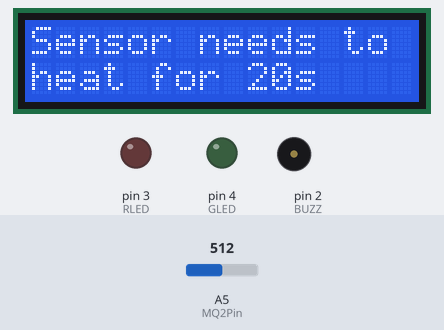
A sketch run on a simulated Arduino Uno, built with avr-gcc and run on an emulated ATmega328P. On the bench: 16×2 character LCD, output pins drawn as LEDs (lit = HIGH), buzzer (waves = sounding). Inputs (shaded band) come from the test bench; at power-on: A5 (MQ2Pin) = 512. What the sketch prints to the serial monitor is not drawn.

Above: at 0.1 s.
At 20.4 s:
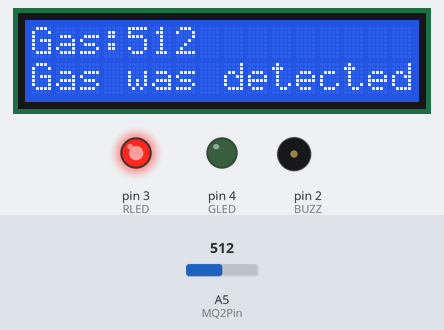
Timing chart, 0 to 130.0 s (numbered marks = the images above):
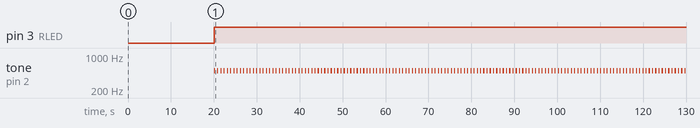

Measured:
- by itself, pin 3 (RLED): LOW → HIGH at 20.1 s
- by itself, tone on pin 2 (BUZZ): alternates 500 Hz for 0.25 s and silent for 0.51 s

The sketch:

gas_detector_IAM.ino
```cpp
#include <LiquidCrystal.h>

LiquidCrystal lcd(8, 9, 10, 11, 12, 13);
int RLED = 3;
int GLED = 4;
int BUZZ = 2;

int MQ2Pin = A5;
int MQ2Threshold = 450;
void setup() {
  pinMode(RLED, OUTPUT);
  pinMode(GLED, OUTPUT);
  pinMode(BUZZ, OUTPUT);
  pinMode(MQ2Pin, INPUT);
  Serial.begin(9600);
  lcd.begin(16,2);

  Serial.print("MQ2 sensor needs to warm up for around 20 seconds!");
  lcd.setCursor(0, 0);
  lcd.print("Sensor needs to");
  lcd.setCursor(0, 1);
  lcd.print("heat for 20s");
  delay(20000);
  lcd.clear();
}
void loop() {

  int MQ2Sensor = analogRead(MQ2Pin);

  Serial.print("Pin A5: ");
  Serial.println(MQ2Sensor);
  lcd.print("Gas:");
  lcd.print(MQ2Sensor);
  // Checks if it has reached the threshold value
  if(MQ2Sensor > MQ2Threshold)
  {
    digitalWrite(GLED, LOW);
    digitalWrite(RLED, HIGH);
    lcd.setCursor(0, 2);
    lcd.print("Gas was detected");
    digitalWrite(12, LOW);
    tone(BUZZ, 500);
    delay(250);
    noTone(BUZZ);
    MQ2Sensor = analogRead(MQ2Pin);
  }
  else{
    digitalWrite(RLED, LOW);
    digitalWrite(GLED, HIGH);
    lcd.setCursor(0, 2);
    lcd.print("Everything okay!");
  }

  noTone(BUZZ);

  delay(500);
  lcd.clear();
}
```
